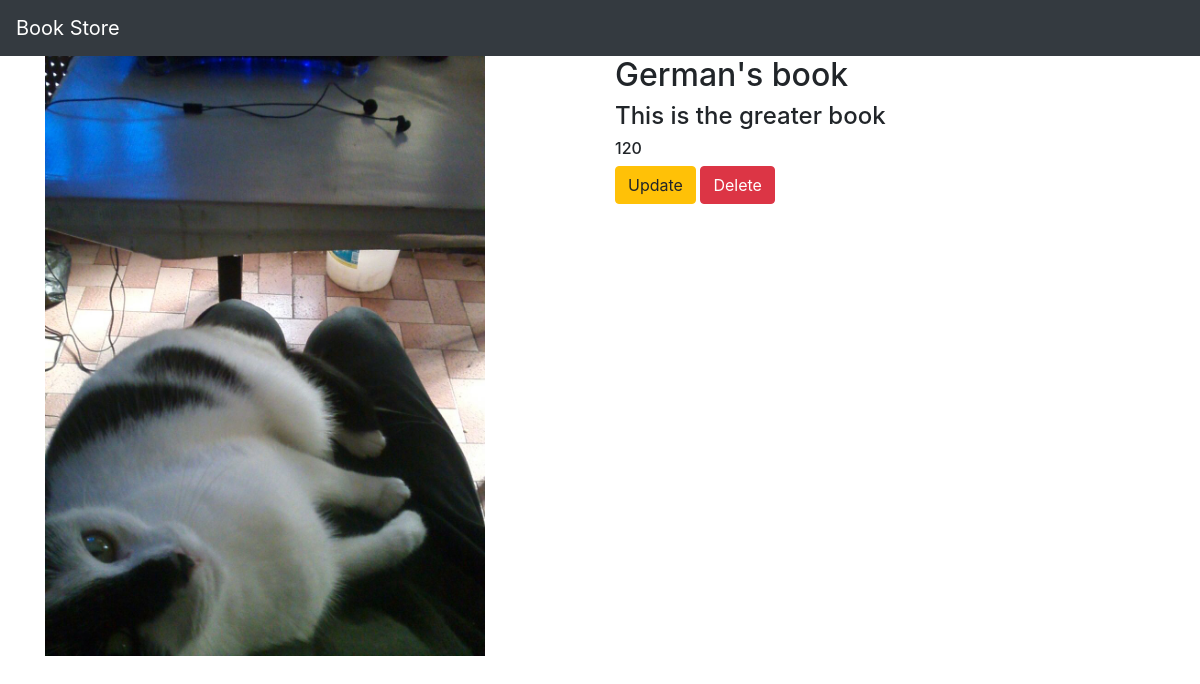
Screenshot of /book/4/ with the database file from the repository.
### myapp/models.py (models this page shows, shortened)
class Book(models.Model):
    name = models.CharField(max_length=100)
    desc = models.CharField(max_length=300)
    price = models.IntegerField()
    book_image = models.ImageField(default='default.jpg', upload_to='book_images/')

### myapp/views.py (the view)
# urls.py: path('book/<int:book_id>/', views.detail, name='detail'),
def detail(request, book_id):
    book = Book.objects.get(id=book_id)
    return render(request, 'myapp/detail.html',{'book':book})

### myapp/templates/myapp/detail.html
{% extends 'myapp/base.html' %}
{% block body %}
<div class="container">
    <div class="row">
        <div class="col-md-6">
            <img width="440" height="600" src="{{book.book_image.url}}">
        </div>
        <div class="col-md-6">
            <h2>{{book.name}}</h2>
            <h4>{{book.desc}}</h4>
            <h6>{{book.price}}</h6>
            <a class="btn btn-warning" href="{% url 'myapp:update' book.id %}">Update</a>
            <a class="btn btn-danger" href="{% url 'myapp:delete' book.id %}">Delete</a>
        </div>
    </div>
</div>
{% endblock %}

### myapp/static/myapp/style.css (style rules this page uses)
body { background-color: aqua; }

### rows the page displays
Book: book_image (picture), name "German's book", desc "This is the greater book", price "120"
